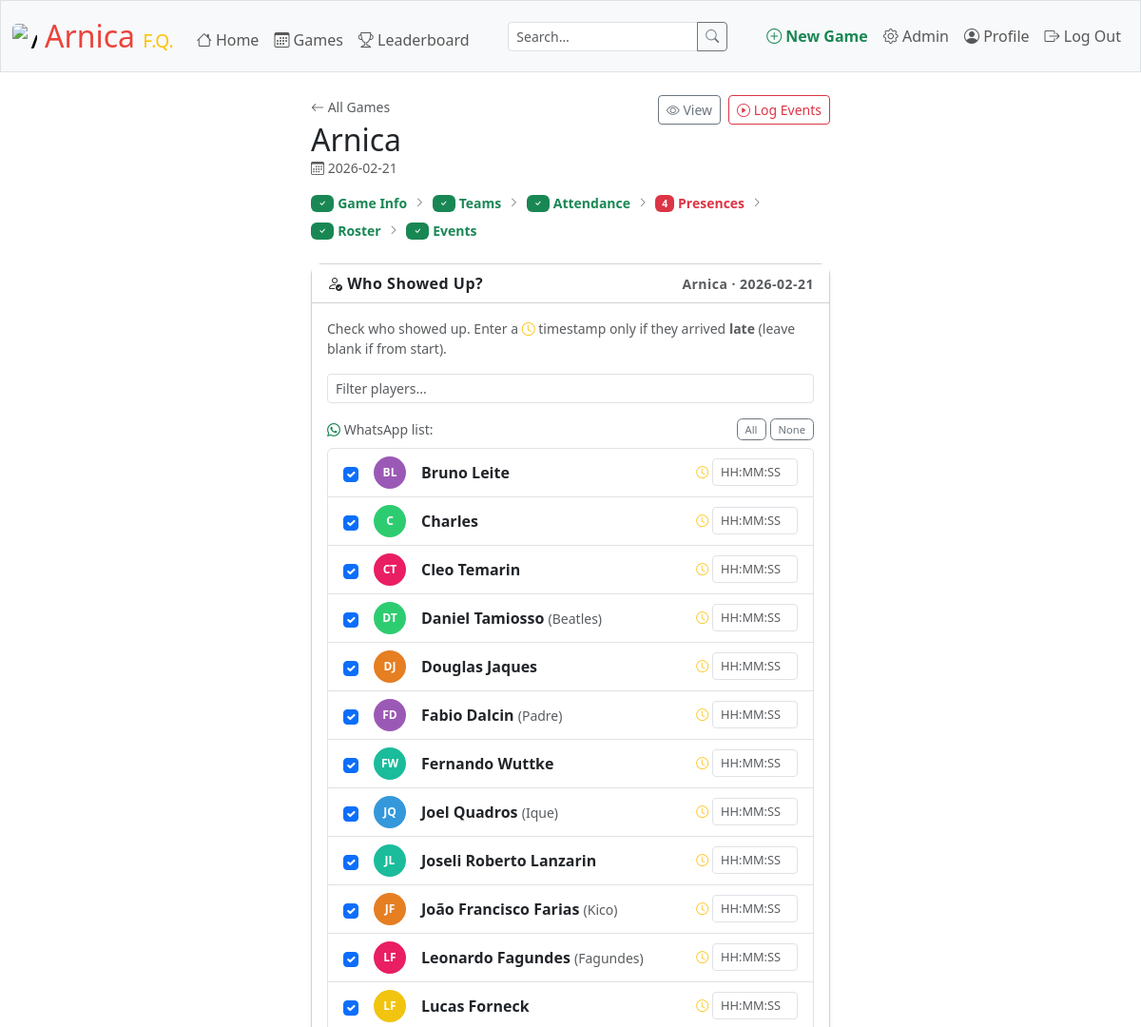
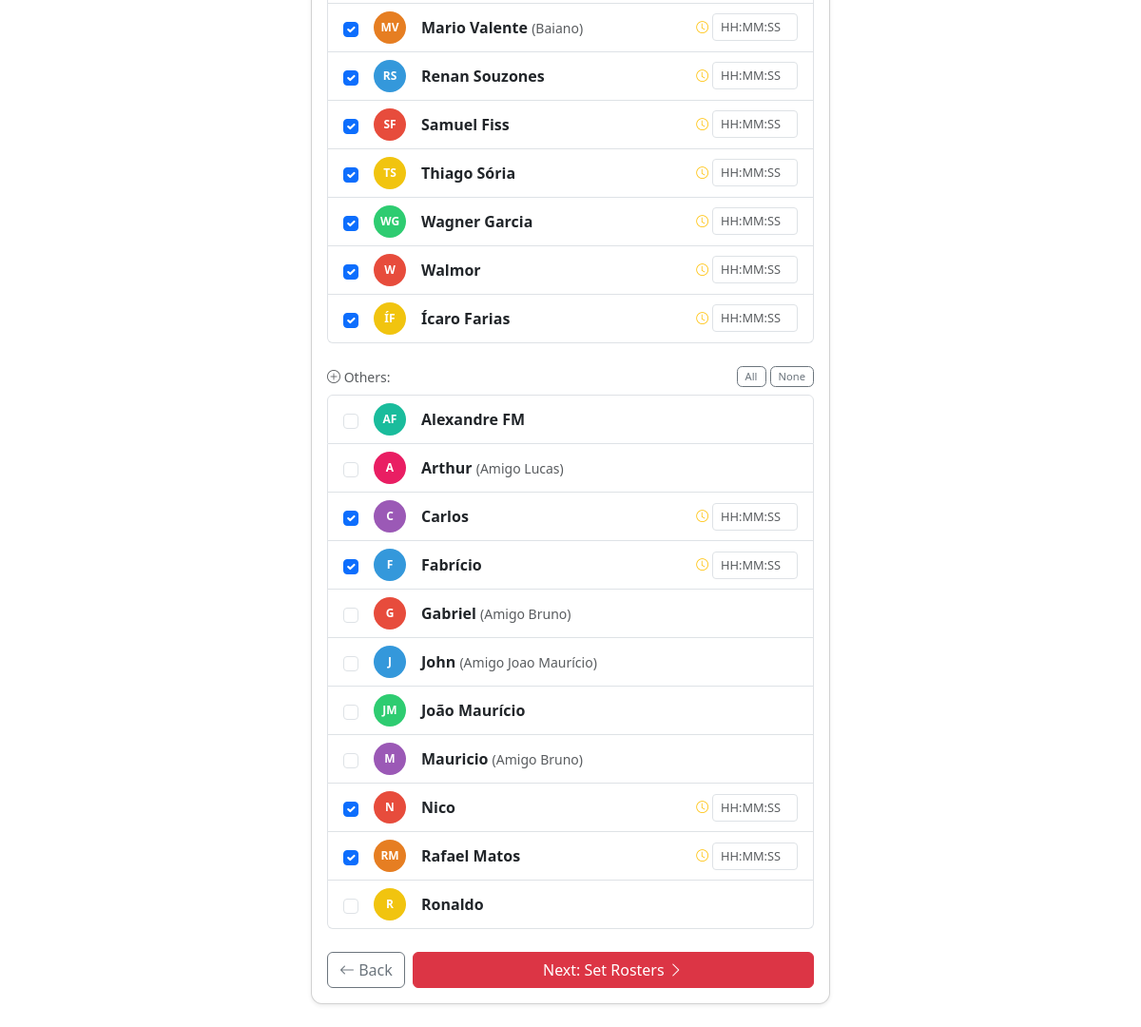
/games/6/presences (signed in), run on the app's committed database (2 pictures, top to bottom).
### tables this page shows
CREATE TABLE games (
    id          INTEGER PRIMARY KEY AUTOINCREMENT NOT NULL,
    title       TEXT NOT NULL,
    date        DATE NOT NULL,
    youtube_url TEXT,
    location_id INTEGER NOT NULL,
    video_start TEXT CHECK(video_start GLOB '[0-9][0-9]:[0-9][0-9]:[0-9][0-9]'),
    video_end   TEXT CHECK(video_end   GLOB '[0-9][0-9]:[0-9][0-9]:[0-9][0-9]'),
    FOREIGN KEY(location_id) REFERENCES locations(id) ON DELETE RESTRICT
);

CREATE TABLE people (
    id           INTEGER PRIMARY KEY AUTOINCREMENT NOT NULL,
    name         TEXT NOT NULL,
    nickname     TEXT,
    phone_number TEXT UNIQUE,
    created_at   TEXT NOT NULL DEFAULT (datetime('now'))
, updated_at TEXT NOT NULL DEFAULT (datetime('now')), is_in_group_chat INTEGER NOT NULL DEFAULT 0, is_guest         INTEGER NOT NULL DEFAULT 0, guest_of         INTEGER REFERENCES people(id) ON DELETE SET NULL);

### app.py (the view, shortened to what this page needs)
@app.route("/games/<int:game_id>/presences", methods=["GET", "POST"])
@login_required
@role_required("admin", "editor")
def presences(game_id):
    game = db.execute("SELECT * FROM games WHERE id = ?", game_id)
    if not game:
        return apology("Game not found", 404)
    game = game[0]
    if request.method == "GET":
        people = db.execute("""
            SELECT p.id, p.name, p.nickname,
                   CASE WHEN pr.person_id IS NOT NULL THEN 1 ELSE 0 END AS present,
                   pr.arrived_at
            FROM people p
            LEFT JOIN whatsapp_list w ON w.person_id = p.id AND w.game_id = ?
            LEFT JOIN presences pr    ON pr.person_id = p.id AND pr.game_id = ?
            WHERE w.person_id IS NOT NULL
            ORDER BY p.name
        """, game_id, game_id)
        others = db.execute("""
            SELECT p.id, p.name, p.nickname,
                   CASE WHEN pr.person_id IS NOT NULL THEN 1 ELSE 0 END AS present,
                   pr.arrived_at
            FROM people p
            LEFT JOIN whatsapp_list w ON w.person_id = p.id AND w.game_id = ?
            LEFT JOIN presences pr    ON pr.person_id = p.id AND pr.game_id = ?
            WHERE w.person_id IS NULL
            ORDER BY p.name
        """, game_id, game_id)
        steps_done = get_steps_done(db, game_id)
        return render_template("presences.html",
            steps_done=steps_done,
            game=game,
            people=people,
            others=others
        )

### app.py (called while the page is built)
def photo_path(person_id):
    for ext in ["jpg", "png", "webp"]:
        path = os.path.join(UPLOAD_FOLDER, f"{person_id}.{ext}")
        if os.path.exists(path):
            return f"/static/uploads/players/{person_id}.{ext}"
    return None

def get_steps_done(db, game_id):
    if not game_id:
        return set()
    done = {1}  # game info always done if we have a game_id
    checks = [
        (2, "SELECT 1 FROM teams          WHERE game_id = ? LIMIT 1"),
        (3, "SELECT 1 FROM whatsapp_list  WHERE game_id = ? LIMIT 1"),
        (4, "SELECT 1 FROM presences      WHERE game_id = ? LIMIT 1"),
        (5, "SELECT 1 FROM roster_entries WHERE game_id = ? LIMIT 1"),
        (6, "SELECT 1 FROM roster_entries WHERE game_id = ? LIMIT 1"), #because once there is roster entries it should be ok to access events
    ]
    for step, sql in checks:
        if db.execute(sql, game_id):
            done.add(step)
    return done

@app.template_global()
def photo_url(person_id):
    if not person_id:
        return None
    return photo_path(person_id)

@app.after_request
def after_request(response):
    response.headers["Cache-Control"] = "no-cache, no-store, must-revalidate"
    response.headers["Expires"] = 0
    response.headers["Pragma"] = "no-cache"
    return response

### helpers.py (called while the page is built)
def login_required(f):
    @wraps(f)
    def decorated_function(*args, **kwargs):
        if session.get("user_id") is None:
            return redirect("/login")
        return f(*args, **kwargs)
    return decorated_function

def role_required(*roles):
    def decorator(f):
        @wraps(f)
        def decorated_function(*args, **kwargs):
            if session.get("role") not in roles:
                return apology("Access denied", 403)
            return f(*args, **kwargs)
        return decorated_function
    return decorator

### templates/presences.html (shortened to what this page needs)
{% extends "layout.html" %}
{% from "_macros.html" import game_header, game_steps, avatar %}
{% block main %}
<div class="row justify-content-center">
    <div class="col-md-7 col-lg-6">
        {{ game_header(game) }}
        {{ game_steps(4, game.id, done=steps_done) }}
        <div class="card shadow-sm">
            <div class="card-header bg-white d-flex justify-content-between align-items-center">
                <span><i class="bi bi-person-check"></i> Who Showed Up?</span>
                <span class="text-muted small">{{ game.title }} · {{ game.date }}</span>
            </div>
            <div class="card-body">
                <div class="d-flex justify-content-between align-items-center mb-3">
                    <span class="text-muted small">
                        Check who showed up. Enter a <i class="bi bi-clock text-warning"></i> timestamp only if they arrived <strong>late</strong> (leave blank if from start).
                    </span>
                </div>
                <input class="form-control form-control-sm mb-3"
                       id="searchPeople"
                       placeholder="Filter players..."
                       type="text">
                <form action="/games/{{ game.id }}/presences" method="post">
                    {% macro player_row(person) %}
                        <div class="list-group-item person-item">
                            <div class="d-flex align-items-center gap-3">
                                <input class="form-check-input flex-shrink-0 person-checkbox"
                                       id="person_{{ person.id }}"
                                       name="person_id"
                                       type="checkbox"
                                       value="{{ person.id }}"
                                       {% if person.present %}checked{% endif %}
                                       onchange="toggleArrived(this)">
                                {{ avatar(person.id, person.name, size=34) }}
                                <label for="person_{{ person.id }}" class="flex-grow-1 mb-0" style="cursor:pointer">
                                    <span class="fw-semibold">{{ person.name }}</span>
                                    {% if person.nickname %}
                                        <span class="text-muted small"> ({{ person.nickname }})</span>
                                    {% endif %}
                                </label>
                                <div class="arrived-wrap d-flex align-items-center gap-1"
                                     style="{{ 'display:none!important' if not person.present else '' }}">
                                    <i class="bi bi-clock text-warning" style="font-size:0.8rem" title="Arrived late"></i>
                                    <input type="text"
                                           name="arrived_at_{{ person.id }}"
                                           class="form-control form-control-sm arrived-input"
                                           placeholder="HH:MM:SS"
                                           value="{{ person.arrived_at or '' }}"
                                           style="width:90px;font-size:0.8rem"
                                           pattern="\d{2}:\d{2}:\d{2}"
                                           title="Video timestamp when player arrived (leave blank if from start)">
                                </div>
                            </div>
                        </div>
                    {% endmacro %}
                    {% if people %}
                        <div class="d-flex justify-content-between align-items-center mb-2">
                            <p class="text-muted small mb-0"><i class="bi bi-whatsapp text-success"></i> WhatsApp list:</p>
                            <div class="d-flex gap-1">
                                <button type="button" class="btn btn-xs btn-outline-secondary" onclick="selectSection('peopleList', true)">All</button>
                                <button type="button" class="btn btn-xs btn-outline-secondary" onclick="selectSection('peopleList', false)">None</button>
                            </div>
                        </div>
                        <div class="list-group mb-4" id="peopleList">
                            {% for person in people %}
                                {{ player_row(person) }}
                            {% endfor %}
                        </div>
                    {% endif %}
                    {% if others %}
                        <div class="d-flex justify-content-between align-items-center mb-2">
                            <p class="text-muted small mb-0"><i class="bi bi-plus-circle"></i> Others:</p>
                            <div class="d-flex gap-1">
                                <button type="button" class="btn btn-xs btn-outline-secondary" onclick="selectSection('othersList', true)">All</button>
                                <button type="button" class="btn btn-xs btn-outline-secondary" onclick="selectSection('othersList', false)">None</button>
                            </div>
                        </div>
                        <div class="list-group mb-4" id="othersList">
                            {% for person in others %}
                                {{ player_row(person) }}
                            {% endfor %}
                        </div>
                    {% endif %}
                    <div class="d-flex gap-2">
                        <a href="/games/{{ game.id }}/attendance" class="btn btn-outline-secondary">
                            <i class="bi bi-arrow-left"></i> Back
                        </a>
                        <button class="btn btn-danger flex-grow-1" type="submit">
                            Next: Set Rosters <i class="bi bi-chevron-right"></i>
                        </button>
                    </div>
                </form>
            </div>
        </div>
    </div>
</div>
{% endblock %}

### templates/_macros.html (shortened to what this page needs)
{% macro avatar(person_id, name, size=40, css_class="") %}
    {% set photo = photo_url(person_id) %}
    {% set initials = (name.split()[0][0] + name.split()[-1][0]) | upper if name and name.split()|length > 1 else (name[0] | upper if name else '?') %}
    {% set colors = ['#e74c3c','#e67e22','#f1c40f','#2ecc71','#1abc9c','#3498db','#9b59b6','#e91e63'] %}
    {% set color_idx = (person_id or 0) % colors|length %}
    {% set bg = colors[color_idx] %}
    <span class="avatar-wrap {{ css_class }}"
          style="width:{{ size }}px;height:{{ size }}px;border-radius:50%;display:inline-flex;align-items:center;justify-content:center;overflow:hidden;flex-shrink:0;font-size:{{ (size * 0.38) | int }}px;font-weight:700;color:#fff;background:{{ bg }};">
        {% if photo %}
            <img src="{{ photo }}" alt="{{ name }}"
                 style="width:100%;height:100%;object-fit:cover;border-radius:50%;">
        {% else %}
            {{ initials }}
        {% endif %}
    </span>
{% endmacro %}
{% macro game_header(game=None) %}
<div class="d-flex justify-content-between align-items-start mb-3">
    <div>
        <a href="/games" class="text-muted small text-decoration-none">
            <i class="bi bi-arrow-left"></i> All Games
        </a>
        {% if game %}
            <h2 class="mt-1 mb-0">{{ game.title }}</h2>
            <div class="text-muted small">
                {% if game.date %}<i class="bi bi-calendar3"></i> {{ game.date }}{% endif %}
            </div>
        {% else %}
            <h2 class="mt-1 mb-0">New Game</h2>
        {% endif %}
    </div>
    {% if game %}
        <div class="d-flex gap-2">
            <a href="/games/{{ game.id }}" class="btn btn-sm btn-outline-secondary">
                <i class="bi bi-eye"></i> View
            </a>
            <a href="/games/{{ game.id }}/events" class="btn btn-sm btn-outline-danger">
                <i class="bi bi-play-circle"></i> Log Events
            </a>
        </div>
    {% endif %}
</div>
{% endmacro %}
{% macro game_steps(current, game_id=None, done=()) %}
{% set steps = [
    (1, "Game Info",   game_id | string + "/edit"       if game_id else None),
    (2, "Teams",       game_id | string + "/teams"      if game_id else None),
    (3, "Attendance",  game_id | string + "/attendance" if game_id else None),
    (4, "Presences",   game_id | string + "/presences"  if game_id else None),
    (5, "Roster",      game_id | string + "/roster"     if game_id else None),
    (6, "Events",      game_id | string + "/events"     if game_id else None),
] %}
<div class="d-flex align-items-center gap-2 mb-4 text-muted small flex-wrap">
    {% for num, label, path in steps %}
        {% set is_done = (num < current) or (num in done) %}
        {% set is_current = (num == current) %}
        {% set is_clickable = is_done and path and (num != current) %}
        {% if is_current %}
            <span class="d-inline-flex align-items-center gap-1 fw-semibold text-danger">
                <span class="badge bg-danger text-white">{{ num }}</span>
                <span class="d-none d-sm-inline">{{ label }}</span>
            </span>
        {% elif is_clickable %}
            <a href="/games/{{ path }}"
               class="d-inline-flex align-items-center gap-1 text-decoration-none text-success fw-semibold"
               title="Go to {{ label }}">
                <span class="badge bg-success text-white"><i class="bi bi-check"></i></span>
                <span class="d-none d-sm-inline">{{ label }}</span>
            </a>
        {% else %}
            <span class="d-inline-flex align-items-center gap-1 text-muted">
                <span class="badge bg-light text-muted border">{{ num }}</span>
                <span class="d-none d-sm-inline">{{ label }}</span>
            </span>
        {% endif %}
        {% if not loop.last %}
            <i class="bi bi-chevron-right text-muted" style="font-size:0.65rem"></i>
        {% endif %}
    {% endfor %}
</div>
{% endmacro %}

### static/styles.css (style rules this page uses)
.card { border-radius: 0.75rem; }
.card-header { font-weight: 600; letter-spacing: 0.03em; }
.btn-xs { font-size: 0.7rem; padding: 0.15rem 0.5rem; border-radius: 0.4rem; line-height: 1.4; }

### templates/presences.html (style rules this page uses)
.btn-xs { font-size: 0.7rem; padding: 0.15rem 0.5rem; border-radius: 0.35rem; }

### data on the page
games: title "Arnica", date "2026-02-21"
people: {{ size }} 34 (drawn), initials "BL", name "Bruno Leite"
people: {{ size }} 34 (drawn), initials "C", name "Charles"
people: {{ size }} 34 (drawn), initials "CT", name "Cleo Temarin"
people: {{ size }} 34 (drawn), initials "DT", name "Daniel Tamiosso", nickname "Beatles"
people: {{ size }} 34 (drawn), initials "DJ", name "Douglas Jaques"
people: {{ size }} 34 (drawn), initials "FD", name "Fabio Dalcin", nickname "Padre"
people: {{ size }} 34 (drawn), initials "FW", name "Fernando Wuttke"
people: {{ size }} 34 (drawn), initials "JQ", name "Joel Quadros", nickname "Ique"
people: {{ size }} 34 (drawn), initials "JL", name "Joseli Roberto Lanzarin"
people: {{ size }} 34 (drawn), initials "JF", name "João Francisco Farias", nickname "Kico"
people: {{ size }} 34 (drawn), initials "LF", name "Leonardo Fagundes", nickname "Fagundes"
people: {{ size }} 34 (drawn), initials "LF", name "Lucas Forneck"
people: {{ size }} 34 (drawn), initials "MV", name "Mario Valente", nickname "Baiano"
people: {{ size }} 34 (drawn), initials "RS", name "Renan Souzones"
people: {{ size }} 34 (drawn), initials "SF", name "Samuel Fiss"
people: {{ size }} 34 (drawn), initials "TS", name "Thiago Sória"
people: {{ size }} 34 (drawn), initials "WG", name "Wagner Garcia"
people: {{ size }} 34 (drawn), initials "W", name "Walmor"
people: {{ size }} 34 (drawn), initials "ÍF", name "Ícaro Farias"
people: {{ size }} 34 (drawn), initials "AF", name "Alexandre FM"
people: {{ size }} 34 (drawn), initials "A", name "Arthur", nickname "Amigo Lucas"
people: {{ size }} 34 (drawn), initials "C", name "Carlos"
people: {{ size }} 34 (drawn), initials "F", name "Fabrício"
people: {{ size }} 34 (drawn), initials "G", name "Gabriel", nickname "Amigo Bruno"
people: {{ size }} 34 (drawn), initials "J", name "John", nickname "Amigo Joao Maurício"
people: {{ size }} 34 (drawn), initials "JM", name "João Maurício"
people: {{ size }} 34 (drawn), initials "M", name "Mauricio", nickname "Amigo Bruno"
people: {{ size }} 34 (drawn), initials "N", name "Nico"
people: {{ size }} 34 (drawn), initials "RM", name "Rafael Matos"
people: {{ size }} 34 (drawn), initials "R", name "Ronaldo"

### other printed values
{{ label }} "Game Info" "Teams" "Attendance" "Roster" "Events"
{{ num }} "4"
{{ label }} "Presences"
